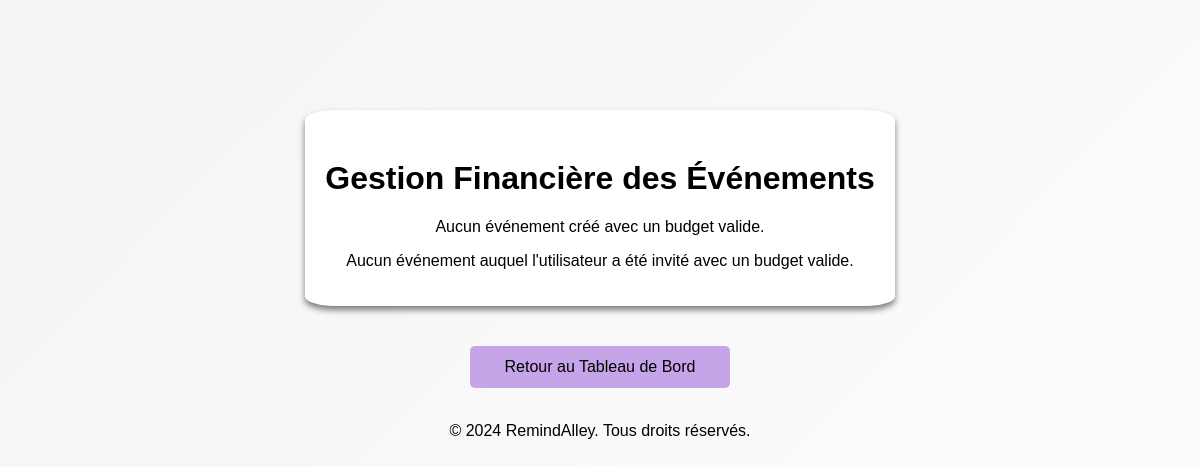
Before: /user/finance (signed in) with the older database file.
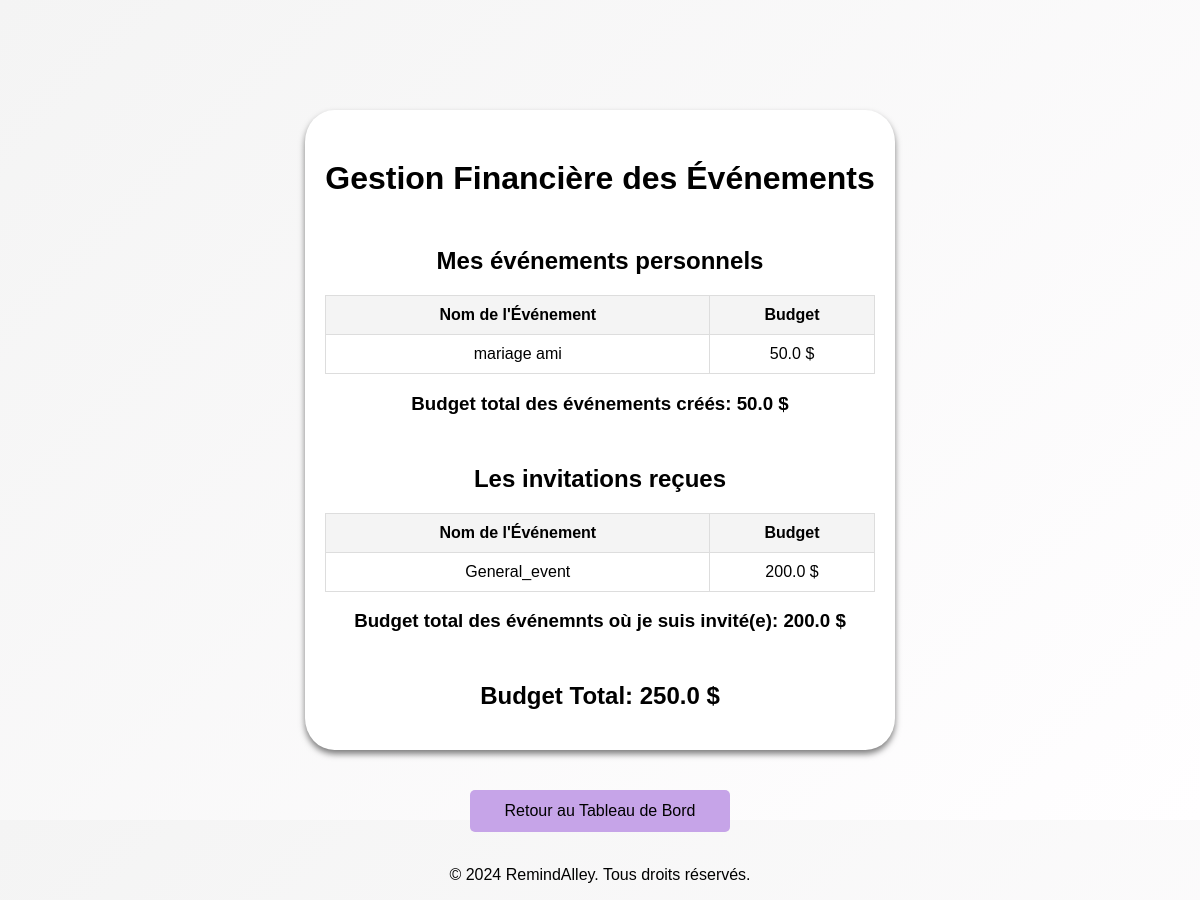
After: the same page with the newer database file.
### app/models/event.py (models this page shows)
class Event(db.Model):
    __tablename__ = 'event'
    id = db.Column(db.Integer, primary_key = True)
    title = db.Column(db.String(120), nullable=False)
    date = db.Column(db.DateTime, nullable=False)
    zoom_link = db.Column(db.String(500))
    budget = db.Column(db.Float)
    cost = db.Column(db.Float)
    description = db.Column(db.String(500))
    comments = db.Column(db.String(500))
    owner_id = db.Column(db.Integer, db.ForeignKey('user.id'), nullable=False)
    event_type = db.Column(db.String(50), nullable=False)
    priority = db.Column(db.String(50), nullable=False)
    location = db.Column(db.String(150))
    marriage_details = db.relationship('MarriageEvent', uselist=False, backref='event', cascade="all, delete-orphan")
    party_details = db.relationship('PartyEvent', uselist=False, backref='event', cascade="all, delete-orphan")
    meeting_details = db.relationship('MeetingEvent', uselist=False, backref='event', cascade="all, delete-orphan")
    festival_details = db.relationship('FestivalEvent', uselist=False, backref='event', cascade="all, delete-orphan")

### app/routes/user.py (the view)
@user_bp.route('/finance')
def finance():
    owned_events = Event.query.filter(Event.owner_id==current_user.id, Event.budget.isnot(None), Event.budget > 0).all()
    invited_events = Event.query.join(Invitation).filter(Invitation.user_id == current_user.id, Event.cost.isnot(None), Event.cost > 0).all()
    total_owned_budget = sum(float(event.budget or 0) for event in owned_events)
    total_invited_budget = sum(float(event.cost or 0) for event in invited_events)
    total_budget = total_owned_budget + total_invited_budget
    return render_template(
        'finance.html',
        owned_events=owned_events,
        invited_events=invited_events,
        total_owned_budget=total_owned_budget,
        total_invited_budget=total_invited_budget,
        total_budget=total_budget
    )

### app/models/user.py (called while the page is built)
    @property
    def is_authenticated(self):
        return True

### app/templates/finance.html (shortened to what this page needs)
<!DOCTYPE html>
<html lang="fr">
<head>
    <link rel="stylesheet" href="{{ url_for('static', filename='css/financeForm.css') }}">
</head>
<body>
    <div class="container">
        <h1>Gestion Financière des Événements</h1>
        {% if owned_events %}
        <h2>Mes événements personnels</h2>
        <table class="table table-bordered">
            <thead>
                <tr>
                    <th>Nom de l'Événement</th>
                    <th>Budget</th>
                </tr>
            </thead>
            <tbody>
                {% for event in owned_events %}
                <tr>
                    <td>{{ event.title }}</td>
                    <td>{{ event.budget }} $</td>
                </tr>
                {% else %}
                <tr>
                    <td colspan="2">Aucun événement créé.</td>
                </tr>
                {% endfor %}
            </tbody>
        </table>
        <h3>Budget total des événements créés: {{ total_owned_budget }} $</h3>
        {% else %}
        <p>Aucun événement créé avec un budget valide.</p>
        {% endif %}
        {% if invited_events %}
        <h2>Les invitations reçues</h2>
        <table class="table table-bordered">
            <thead>
                <tr>
                    <th>Nom de l'Événement</th>
                    <th>Budget</th>
                </tr>
            </thead>
            <tbody>
                {% for event in invited_events %}
                <tr>
                    <td>{{ event.title }}</td>
                    <td>{{ event.cost }} $</td>
                </tr>
                {% else %}
                <tr>
                    <td colspan="2">Aucun événement auquel l'utilisateur a été invité.</td>
                </tr>
                {% endfor %}
            </tbody>
        </table>
        <h3>Budget total des événemnts où je suis invité(e): {{ total_invited_budget }} $</h3>
        {% else %}
        <p>Aucun événement auquel l'utilisateur a été invité avec un budget valide.</p>
        {% endif %}
        {% if total_budget > 0 %}
        <h2>Budget Total: {{ total_budget }} $</h2>
        {% endif %}
    </div>
    <a href="{{ url_for('user.user_dashboard', user_id=current_user.id) }}" class="button">Retour au Tableau de Bord</a>
    <br>
    <footer class="footer_ra">
        <p>&copy; 2024 RemindAlley. Tous droits réservés.</p>
    </footer>
</body>
</html>

Changed rows visible on the page:
added Event: title "mariage ami", budget "50.0", shown under "Mes événements personnels"
added Event: title "General_event", cost "200.0", shown under "Les invitations reçues"
Other visible differences:
{{ total_owned_budget }}: (not shown) → "50.0"
{{ total_invited_budget }}: (not shown) → "200.0"
{{ total_budget }}: (not shown) → "250.0"
text no longer shown: "Aucun événement créé avec un budget valide. Aucun événement auquel l'utilisateur a été invité avec un budget valide."
text now shown: "Mes événements personnels Nom de l'Événement Budget Budget total des événements créés: $ Les invitations reçues Nom de l'Événement Budget Budget total des événemnts où je suis invité(e): $ Budget Total: $"
